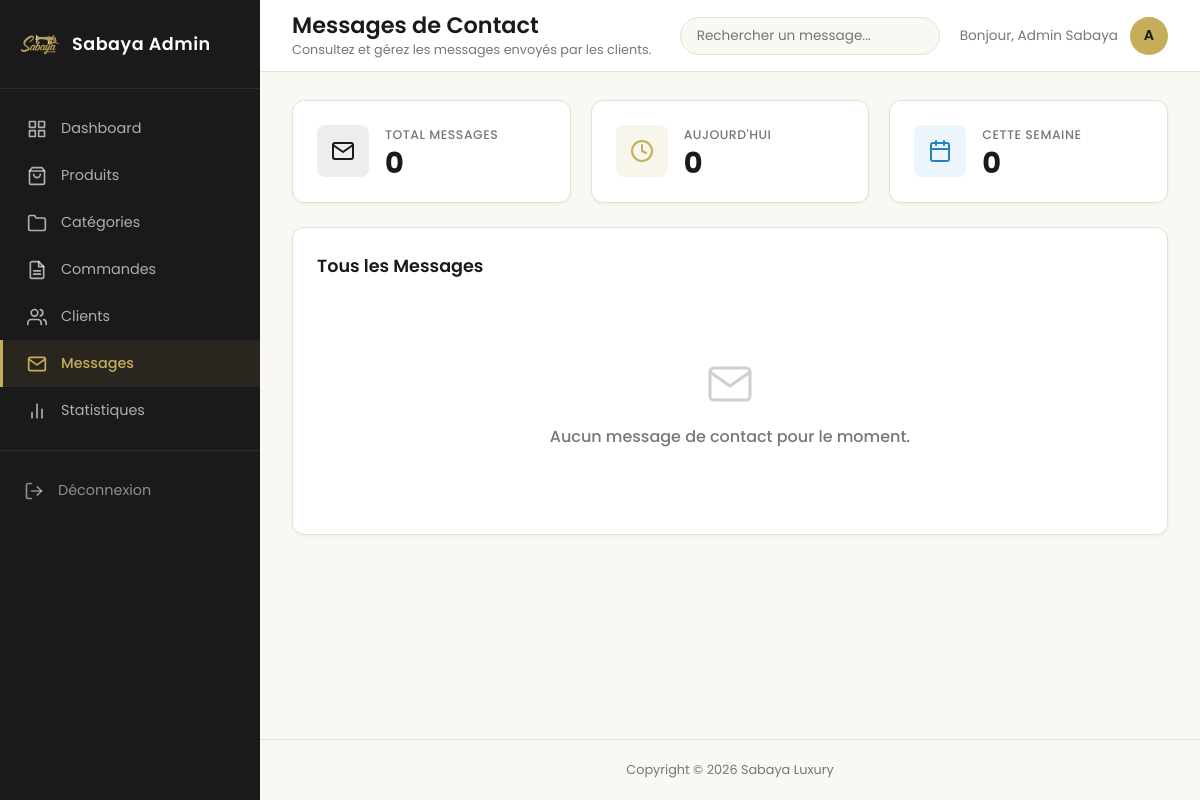
/sabaya/admin/contact/list.php (signed in), run on an earlier commit of the app's database.
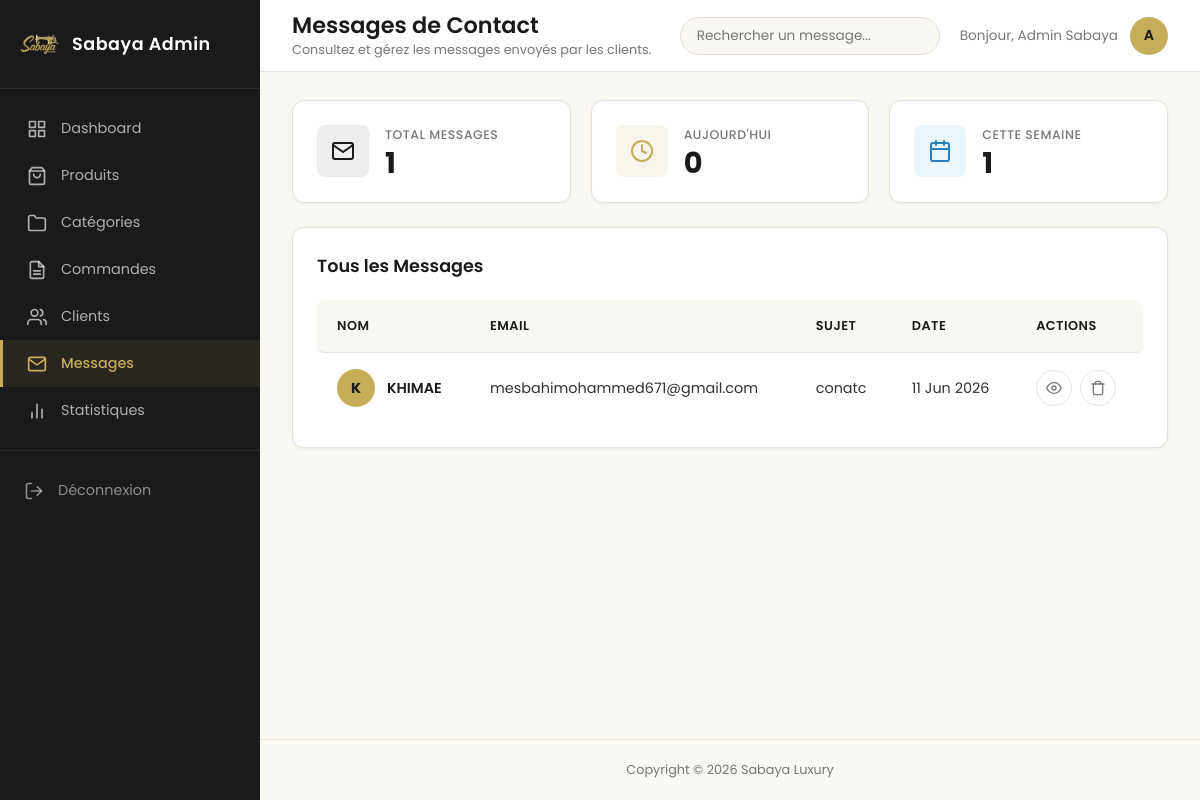
And on a later commit of the database.
### tables this page shows
CREATE TABLE `contact` (
  `id_contact` int(11) NOT NULL,
  `nom` varchar(100) NOT NULL,
  `email` varchar(150) NOT NULL,
  `sujet` varchar(255) NOT NULL,
  `message` text NOT NULL,
  `date_message` datetime DEFAULT current_timestamp(),
  `id_client` int(11) DEFAULT NULL
);

### sabaya/models/Contact.php (called while the page is built, shortened)
<?php
class Contact
{
    private $pdo;
    public function __construct($pdo)
    {
        $this->pdo = $pdo;
    }
    public function getAll()
    {
        $sql = "SELECT *
                FROM contact
                ORDER BY date_message DESC";
        $stmt = $this->pdo->prepare($sql);
        $stmt->execute();
        return $stmt->fetchAll();
    }
}

### sabaya/admin/contact/list.php (the view, shortened to what the changed rows need)
<?php
require_once '../../models/Contact.php';
$db = new Database();
$pdo = $db->getConnection();
$contactModel = new Contact($pdo);
$messages = $contactModel->getAll();
$stmtTotal = $pdo->query("SELECT COUNT(*) FROM contact");
$totalMessages = $stmtTotal->fetchColumn();
$stmtWeek = $pdo->query("SELECT COUNT(*) FROM contact WHERE YEARWEEK(date_message, 1) = YEARWEEK(CURDATE(), 1)");
$weekMessages = $stmtWeek->fetchColumn();
?>
<!DOCTYPE html>
<html lang="fr">
<head>
    <link rel="stylesheet" href="../../assets/css/admin.css">
</head>
<body class="admin-dashboard">
<div class="admin-main-wrapper">
    <header class="admin-top-header">
        <div class="header-title-block">
            <h1>Messages de Contact</h1>
        </div>
    </header>
    <main class="admin-content">
        <section class="stats-cards contact-stats-cards" aria-label="Statistiques des messages">
            <article class="stat-card">
                <div class="stat-info">
                    <h2>Total Messages</h2>
                    <p class="stat-value"><?= htmlspecialchars($totalMessages) ?></p>
                </div>
            </article>
            <article class="stat-card">
                <div class="stat-info">
                    <h2>Aujourd'hui</h2>
                </div>
            </article>
            <article class="stat-card">
                <div class="stat-info">
                    <h2>Cette Semaine</h2>
                    <p class="stat-value"><?= htmlspecialchars($weekMessages) ?></p>
                </div>
            </article>
        </section>
        <section class="contact-table-wrapper" aria-label="Liste des messages">
            <header class="section-header">
                <h2>Tous les Messages</h2>
            </header>
            <?php if (empty($messages)): ?>
                <div class="contact-empty-state">
                    <svg width="48" height="48" viewBox="0 0 24 24" fill="none" stroke="currentColor" stroke-width="1.5" stroke-linecap="round" stroke-linejoin="round" aria-hidden="true"><path d="M4 4h16c1.1 0 2 .9 2 2v12c0 1.1-.9 2-2 2H4c-1.1 0-2-.9-2-2V6c0-1.1.9-2 2-2z"/><polyline points="22,6 12,13 2,6"/></svg>
                    <p>Aucun message de contact pour le moment.</p>
                </div>
            <?php else: ?>
                <div class="table-responsive">
                    <table class="contact-table">
                        <thead>
                            <tr>
                                <th scope="col">Nom</th>
                                <th scope="col">Email</th>
                                <th scope="col">Sujet</th>
                                <th scope="col">Date</th>
                                <th scope="col">Actions</th>
                            </tr>
                        </thead>
                        <tbody>
                            <?php foreach ($messages as $msg): ?>
                            <tr>
                                <td data-label="Nom">
                                    <div class="contact-sender-cell">
                                        <span class="contact-avatar-sm"><?= strtoupper(substr($msg['nom'], 0, 1)) ?></span>
                                        <span class="contact-sender-name"><?= htmlspecialchars($msg['nom']) ?></span>
                                    </div>
                                </td>
                                <td data-label="Email"><?= htmlspecialchars($msg['email']) ?></td>
                                <td data-label="Sujet"><?= htmlspecialchars($msg['sujet']) ?></td>
                                <td data-label="Date">
                                    <time datetime="<?= htmlspecialchars($msg['date_message']) ?>"><?= date('d M Y', strtotime($msg['date_message'])) ?></time>
                                </td>
                                <td data-label="Actions">
                                    <div class="contact-actions-cell">
                                        <a href="view.php?id=<?= $msg['id_contact'] ?>" class="action-btn-circle btn-view" aria-label="Voir le message de <?= htmlspecialchars($msg['nom']) ?>" title="Voir">
                                            <svg width="16" height="16" viewBox="0 0 24 24" fill="none" stroke="currentColor" stroke-width="2" stroke-linecap="round" stroke-linejoin="round" aria-hidden="true"><path d="M1 12s4-8 11-8 11 8 11 8-4 8-11 8-11-8-11-8z"/><circle cx="12" cy="12" r="3"/></svg>
                                        </a>
                                        <a href="delete.php?id=<?= $msg['id_contact'] ?>" class="action-btn-circle btn-delete" aria-label="Supprimer le message de <?= htmlspecialchars($msg['nom']) ?>" title="Supprimer">
                                            <svg width="16" height="16" viewBox="0 0 24 24" fill="none" stroke="currentColor" stroke-width="2" stroke-linecap="round" stroke-linejoin="round" aria-hidden="true"><polyline points="3 6 5 6 21 6"/><path d="M19 6v14a2 2 0 01-2 2H7a2 2 0 01-2-2V6m3 0V4a2 2 0 012-2h4a2 2 0 012 2v2"/></svg>
                                        </a>
                                    </div>
                                </td>
                            </tr>
                            <?php endforeach; ?>
                        </tbody>
                    </table>
                </div>
            <?php endif; ?>
        </section>
    </main>
</div>
</body>
</html>

What changed in the data, as far as the page shows it:
added contact: nom "K", nom "KHIMAE", email "mesbahimohammed671@gmail.com", sujet "conatc", date_message "11 Jun 2026"
Also different on the page:
$totalMessages: "0" → "1"
$weekMessages: "0" → "1"
text no longer shown: "Aucun message de contact pour le moment."
text now shown: "NOM EMAIL SUJET DATE ACTIONS"
